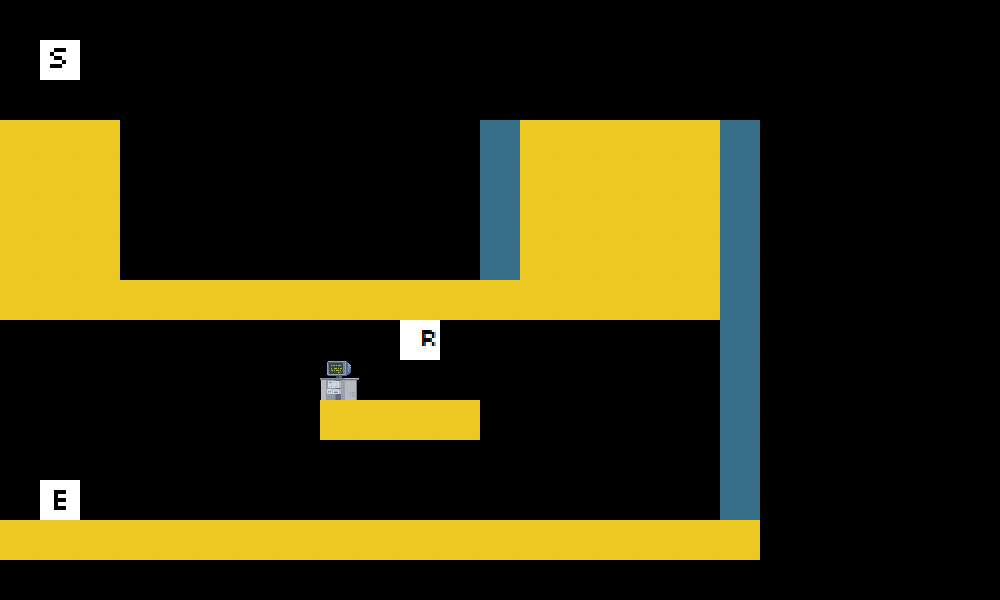

This is a level from a 2D game, rendered from its Tiled map with the project's own tilesets. A one-line summary and the map file follow, with tile-layer data summarised:
An orthogonal 25x15 tile map with 40x40 px tiles, 2 tile layers (art, data).

<map version="1.0" orientation="orthogonal" width="25" height="15" tilewidth="40" tileheight="40">
 <tileset firstgid="1" name="tileset" tilewidth="40" tileheight="40">
  <image source="../tileset.png" width="200" height="200" />
 </tileset>
 <layer name="art" width="25" height="15">
  <data>[375 cells, 89 non-empty, 4 distinct tile ids]</data>
 </layer>
 <layer name="data" width="25" height="15">
  <data>[375 cells, 2 non-empty, 2 distinct tile ids]</data>
 </layer>
</map>
